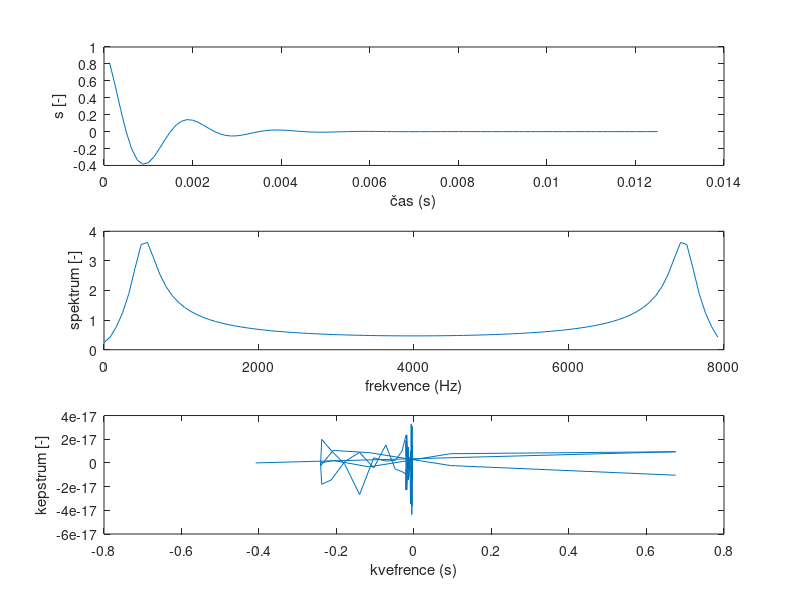
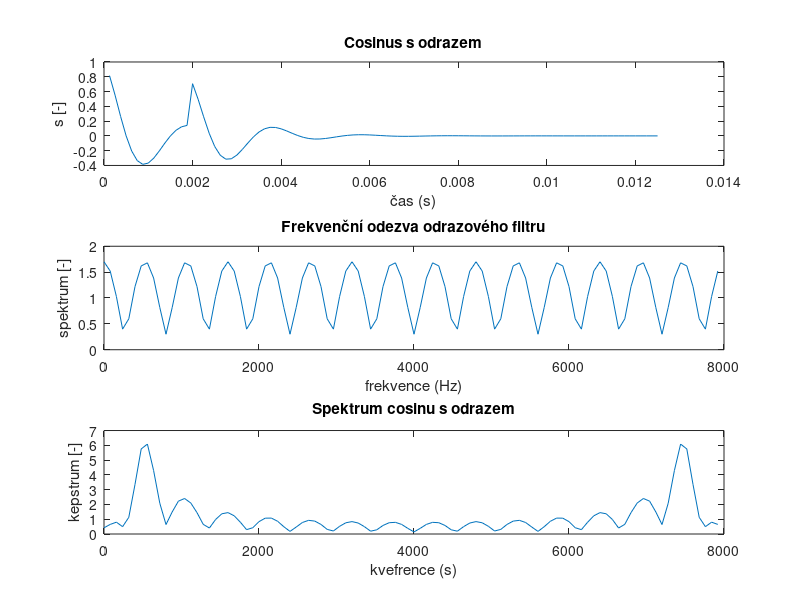

These charts were generated, in order, by the following MATLAB code:
clear; clc; close all;

N = 100;
fs = 8000;
f = 500;
t = 1:N;
t = t/fs;
tau = 0.001;
s = cos(2*pi*f*t).*exp(-t/tau);

H = fft(s);
F=linspace(0,fs-fs/N, N);

% kepstrum
ceps = ifft(log(abs(H).^2));

figure(1);
subplot(311);
plot(t, s);
xlabel('čas (s)');
ylabel('s [-]');

subplot(312);
plot(F, abs(H));
xlabel('frekvence (Hz)');
ylabel('spektrum [-]');

subplot(313);
plot(ceps);
xlabel('kvefrence (s)');
ylabel('kepstrum [-]');

% filter impulse response
m = 0.7;
M = 15;

h = zeros(N,1);
h = h(:);
h(1) = 1;
h(M+1) = m;

b = h;
a = 1;

% filtering signal s
s2 = filter(b,a,s);

H = fft(s2);

% kepstrum
ceps = ifft(log(abs(H).^2));

figure(3);
subplot(311);
plot(t, s2);
xlabel('čas (s)');
ylabel('s [-]');
title('Cosinus s odrazem');

subplot(312);
plot(F, abs(fft(h)));
xlabel('frekvence (Hz)');
ylabel('spektrum [-]');
title('Frekvenční odezva odrazového filtru');

subplot(313);
% plot(ceps);
plot(F, abs(H));
xlabel('kvefrence (s)');
ylabel('kepstrum [-]');
title('Spektrum cosinu s odrazem');